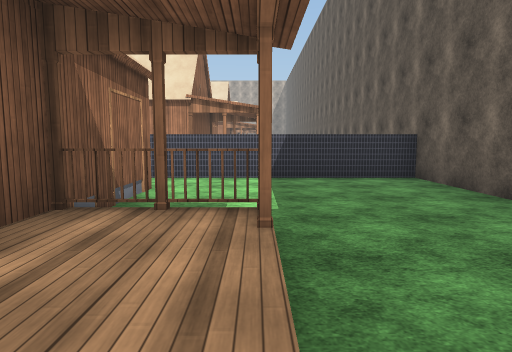
View 1 (above)

24 first-person views from a walk through a 3-D level made in the Unity game engine. The camera is 1.2 m above the floor, tilts 6° down and sees 75° across. Doors are open. The floor is counted in squares, 2 m on a side. Each view is taken from the middle of a square. On the plan, view 1 faces up. The plan holds only what a view shows up to about 10 squares ahead; the rest is blank. The place goes on beyond the plan. Surface patterns are stand-ins for the level's own textures.

View 2
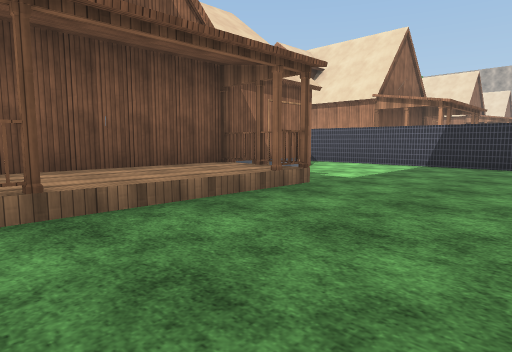

View 3
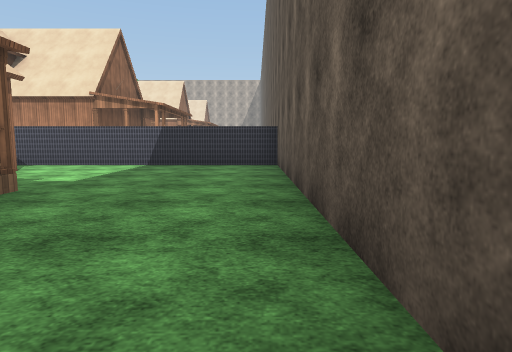

View 4
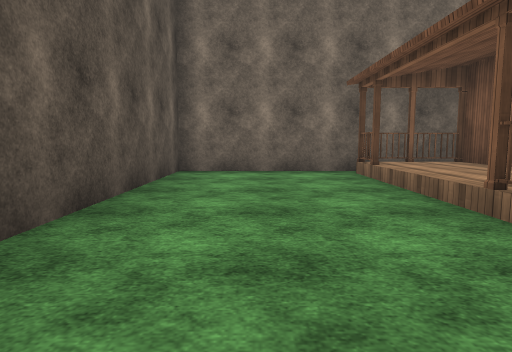

View 5
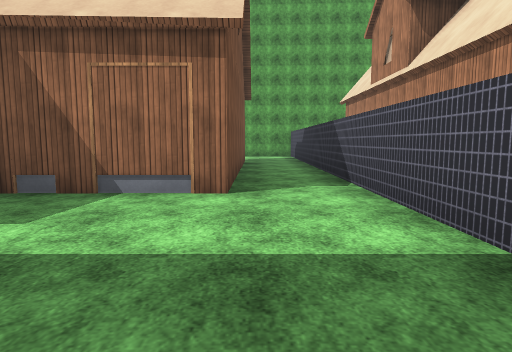

View 6
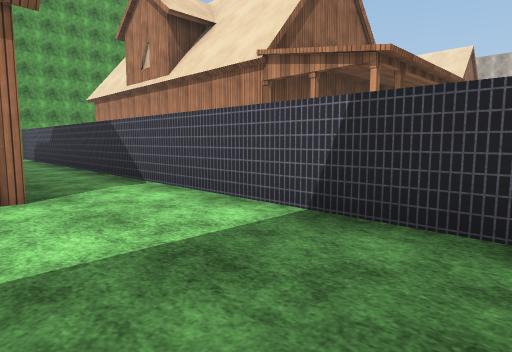

View 7
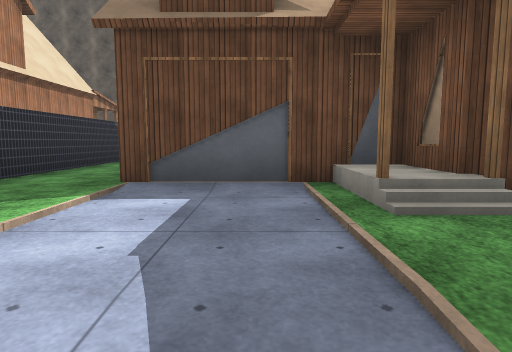

View 8
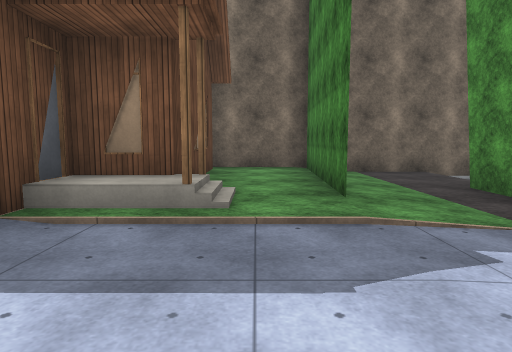

View 9
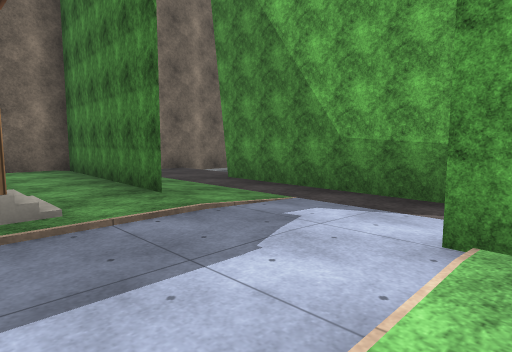

View 10
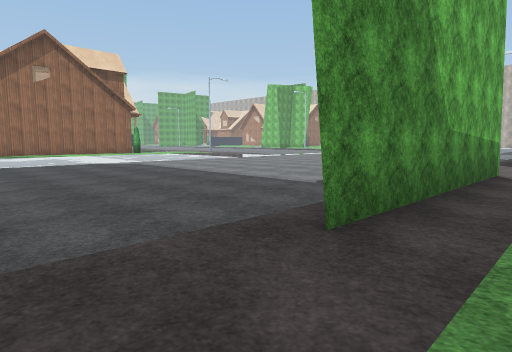

View 11
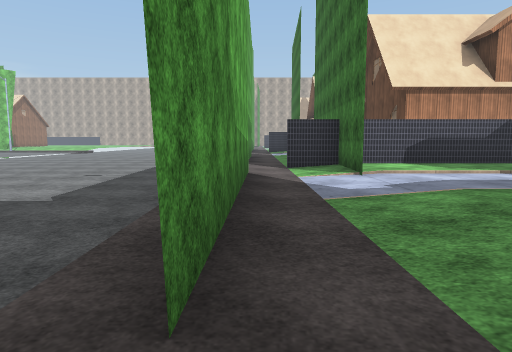

View 12
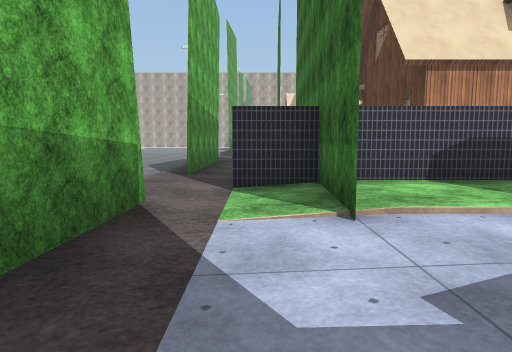

View 13
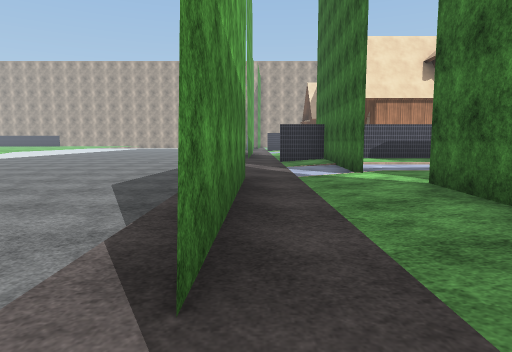

View 14
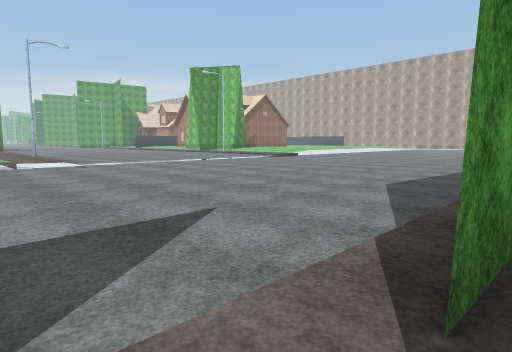

View 15
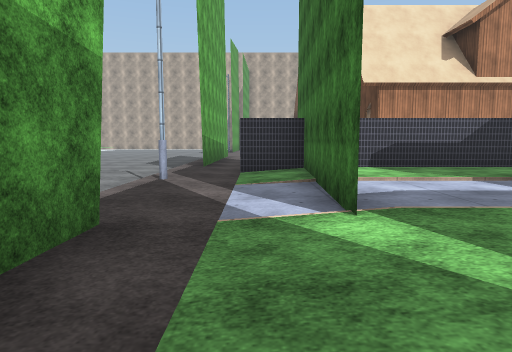

View 16
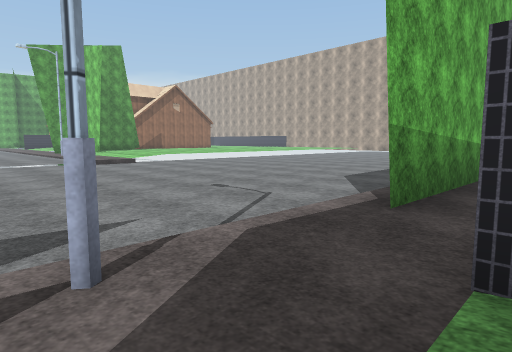

View 17
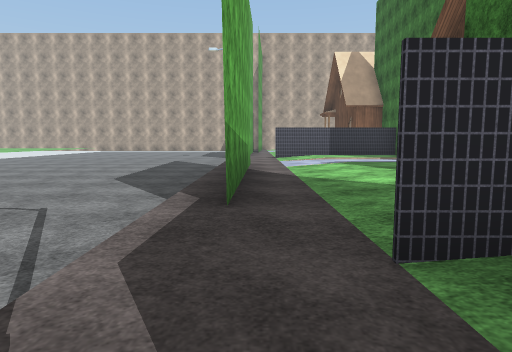

View 18
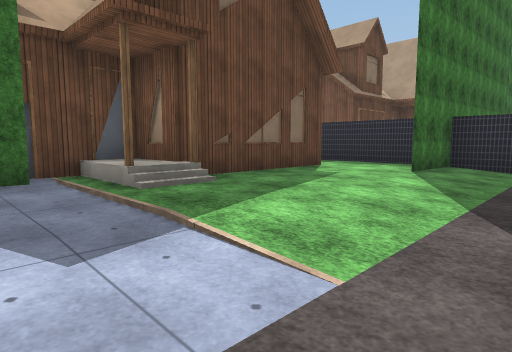

View 19
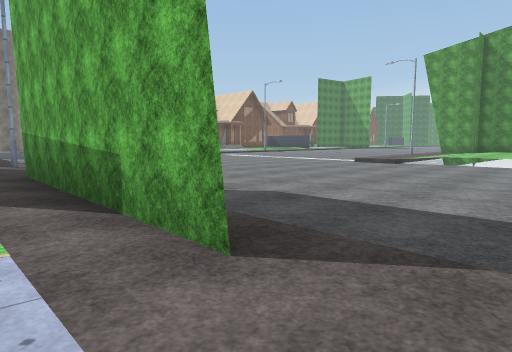

View 20
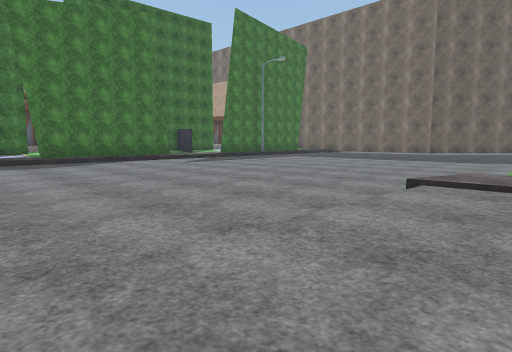

View 21
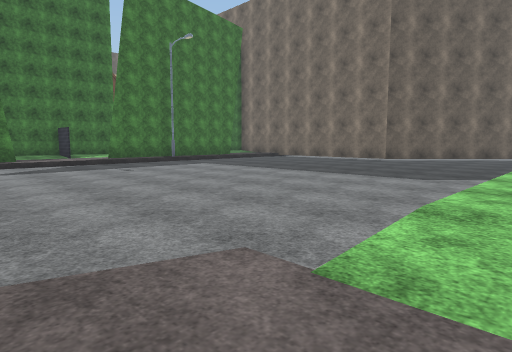

View 22
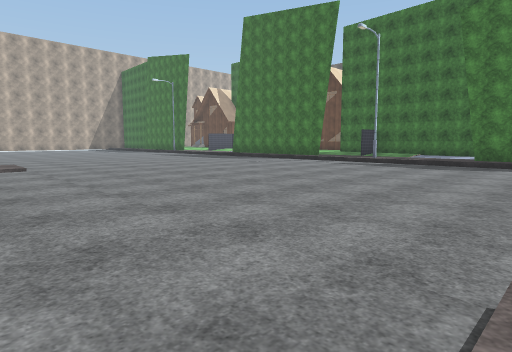

View 23
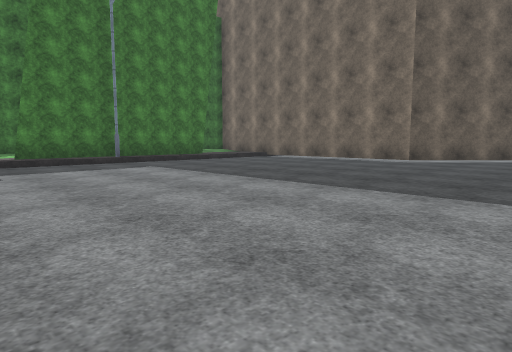

View 24
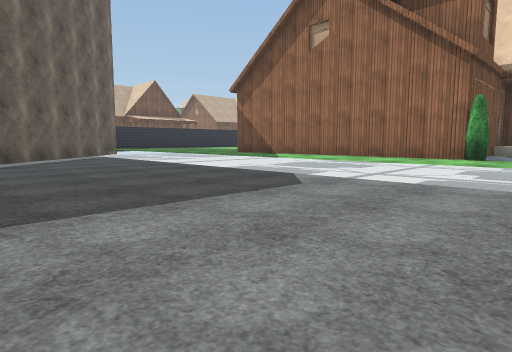

### Floor plan
Key: @ floor where view 1 was taken; # wall or solid block; . main floor; : floor 0.25 m higher than the main floor; + floor 0.5 m higher than the main floor; * floor 1 m higher than the main floor; / step, stairs or slope; v drop or lower ground; O other object.
Columns run from 29 left of view 1 to 4 right of it. Each row starts with its distance up from view 1.
 26          ....../:+/++O
 25        ......../:++++O
 24       ........./O+/++O
 23       ........./O+++*O
 22       ........./O+++OO
 21      :........./O+++O
 20      /........./O+++O
 19      :........./O+O++
 18      :........./:#O####
 17      :........./:+O++++
 16     ::.........#:+O+++
 15     ::........./:+O++O
 14     ::........./:+O++
 13     ::........./O+++        OO
 12     ::........./O++ O      O
 11     ///......../O+O O      O
 10     ::........./O+O O      O
  9     +v........./:+O   OOO   OO
  8     +v........./:+O
  7     +v........./:#################
  6  ++O+v........./O+O++++++++++++++#
  5 OOO#+v........./O++++O     O+++++#
  4    O+v........./O++++O     O+++++#
  3    #+v........./O+++*O     OOO+++#
  2    #+v........./O+O+OO     O /+++#
  1    #+v........./O+O+O      O /+++#
  0    #+v........./:+O+O      O @+++#
 -1     +v...... ../:+O+#      #OO+++#
 -2      v....##  ####O##      ######
 -3       ..##
 -4        #.

Where each view was taken, in squares from view 1:
view 1: 0 up, 0 right, facing up
view 2: 1 down, 3 right, facing up-left
view 3: 1 down, 3 right, facing up
view 4: 5 up, 2 right, facing down
view 5: 6 up, 2 right, facing left
view 6: 5 up, 2 right, facing up-left
view 7: 4 up, 12 left, facing right
view 8: 6 up, 10 left, facing down
view 9: 6 up, 9 left, facing down-left
view 10: 1 down, 12 left, facing up-left
view 11: 0 up, 13 left, facing up
view 12: 3 up, 12 left, facing up
view 13: 8 up, 13 left, facing up
view 14: 8 up, 13 left, facing up-left
view 15: 11 up, 12 left, facing up
view 16: 16 up, 12 left, facing up-left
view 17: 16 up, 13 left, facing up
view 18: 25 up, 13 left, facing down-right
view 19: 26 up, 12 left, facing down-left
view 20: 16 up, 25 left, facing down-right
view 21: 11 up, 25 left, facing down-right
view 22: 11 up, 25 left, facing up-right
view 23: 8 up, 23 left, facing down-right
view 24: 7 up, 19 left, facing down-left
